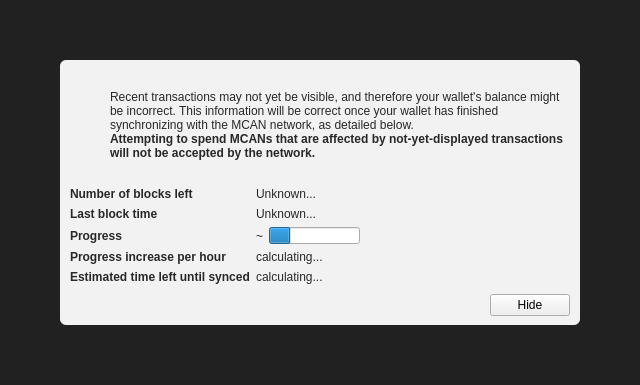
<?xml version="1.0" encoding="UTF-8"?>
<ui version="4.0">
 <class>ModalOverlay</class>
 <widget class="ModalOverlay" name="ModalOverlay">
  <property name="geometry">
   <rect>
    <x>0</x>
    <y>0</y>
    <width>640</width>
    <height>385</height>
   </rect>
  </property>
  <property name="windowTitle">
   <string>Form</string>
  </property>
  <layout class="QVBoxLayout" name="verticalLayout" stretch="0">
   <property name="sizeConstraint">
    <enum>QLayout::SetDefaultConstraint</enum>
   </property>
   <property name="leftMargin">
    <number>0</number>
   </property>
   <property name="topMargin">
    <number>0</number>
   </property>
   <property name="rightMargin">
    <number>0</number>
   </property>
   <property name="bottomMargin">
    <number>0</number>
   </property>
   <item>
    <widget class="QWidget" name="bgWidget" native="true">
     <property name="styleSheet">
      <string notr="true">#bgWidget { background: rgba(0,0,0,220); }</string>
     </property>
     <layout class="QVBoxLayout" name="verticalLayoutMain" stretch="1">
      <property name="leftMargin">
       <number>60</number>
      </property>
      <property name="topMargin">
       <number>60</number>
      </property>
      <property name="rightMargin">
       <number>60</number>
      </property>
      <property name="bottomMargin">
       <number>60</number>
      </property>
      <item>
       <widget class="QWidget" name="contentWidget" native="true">
        <property name="styleSheet">
         <string notr="true">#contentWidget { background: rgba(255,255,255,240); border-radius: 6px; }

QLabel { color: rgb(40,40,40);  }</string>
        </property>
        <layout class="QVBoxLayout" name="verticalLayoutSub" stretch="1,0,0,0">
         <property name="spacing">
          <number>0</number>
         </property>
         <property name="leftMargin">
          <number>10</number>
         </property>
         <property name="topMargin">
          <number>10</number>
         </property>
         <property name="rightMargin">
          <number>10</number>
         </property>
         <property name="bottomMargin">
          <number>10</number>
         </property>
         <item>
          <layout class="QHBoxLayout" name="horizontalLayoutIconText" stretch="0,1">
           <property name="topMargin">
            <number>20</number>
           </property>
           <item>
            <layout class="QVBoxLayout" name="verticalLayoutIcon">
             <property name="leftMargin">
              <number>0</number>
             </property>
             <item>
              <widget class="QPushButton" name="warningIcon">
               <property name="enabled">
                <bool>false</bool>
               </property>
               <property name="text">
                <string/>
               </property>
               <property name="icon">
                <iconset>
                 <normaloff>:/icons/warning</normaloff>
                 <disabledoff>:/icons/warning</disabledoff>:/icons/warning</iconset>
               </property>
               <property name="iconSize">
                <size>
                 <width>48</width>
                 <height>48</height>
                </size>
               </property>
               <property name="flat">
                <bool>true</bool>
               </property>
              </widget>
             </item>
             <item>
              <spacer name="verticalSpacerWarningIcon">
               <property name="orientation">
                <enum>Qt::Vertical</enum>
               </property>
               <property name="sizeHint" stdset="0">
                <size>
                 <width>20</width>
                 <height>40</height>
                </size>
               </property>
              </spacer>
             </item>
            </layout>
           </item>
           <item>
            <layout class="QVBoxLayout" name="verticalLayoutInfoText">
             <property name="leftMargin">
              <number>0</number>
             </property>
             <property name="topMargin">
              <number>0</number>
             </property>
             <item>
              <widget class="QLabel" name="infoText">
               <property name="text">
                <string>Recent transactions may not yet be visible, and therefore your wallet's balance might be incorrect. This information will be correct once your wallet has finished synchronizing with the MCAN network, as detailed below.</string>
               </property>
               <property name="textFormat">
                <enum>Qt::RichText</enum>
               </property>
               <property name="wordWrap">
                <bool>true</bool>
               </property>
              </widget>
             </item>
             <item>
              <widget class="QLabel" name="infoTextStrong">
               <property name="font">
                <font>
                 <weight>75</weight>
                 <bold>true</bold>
                </font>
               </property>
               <property name="text">
                <string>Attempting to spend MCANs that are affected by not-yet-displayed transactions will not be accepted by the network.</string>
               </property>
               <property name="textFormat">
                <enum>Qt::RichText</enum>
               </property>
               <property name="wordWrap">
                <bool>true</bool>
               </property>
              </widget>
             </item>
             <item>
              <spacer name="verticalSpacerInTextSpace">
               <property name="orientation">
                <enum>Qt::Vertical</enum>
               </property>
               <property name="sizeHint" stdset="0">
                <size>
                 <width>20</width>
                 <height>40</height>
                </size>
               </property>
              </spacer>
             </item>
            </layout>
           </item>
          </layout>
         </item>
         <item>
          <spacer name="verticalSpacerAfterText">
           <property name="orientation">
            <enum>Qt::Vertical</enum>
           </property>
           <property name="sizeHint" stdset="0">
            <size>
             <width>20</width>
             <height>40</height>
            </size>
           </property>
          </spacer>
         </item>
         <item>
          <layout class="QFormLayout" name="formLayout">
           <property name="fieldGrowthPolicy">
            <enum>QFormLayout::FieldsStayAtSizeHint</enum>
           </property>
           <property name="horizontalSpacing">
            <number>6</number>
           </property>
           <property name="verticalSpacing">
            <number>6</number>
           </property>
           <property name="topMargin">
            <number>10</number>
           </property>
           <item row="0" column="0">
            <widget class="QLabel" name="labelNumberOfBlocksLeft">
             <property name="font">
              <font>
               <weight>75</weight>
               <bold>true</bold>
              </font>
             </property>
             <property name="text">
              <string>Number of blocks left</string>
             </property>
            </widget>
           </item>
           <item row="0" column="1">
            <widget class="QLabel" name="numberOfBlocksLeft">
             <property name="text">
              <string>Unknown...</string>
             </property>
            </widget>
           </item>
           <item row="1" column="0">
            <widget class="QLabel" name="labelLastBlockTime">
             <property name="font">
              <font>
               <weight>75</weight>
               <bold>true</bold>
              </font>
             </property>
             <property name="text">
              <string>Last block time</string>
             </property>
            </widget>
           </item>
           <item row="1" column="1">
            <widget class="QLabel" name="newestBlockDate">
             <property name="sizePolicy">
              <sizepolicy hsizetype="Maximum" vsizetype="Preferred">
               <horstretch>0</horstretch>
               <verstretch>0</verstretch>
              </sizepolicy>
             </property>
             <property name="text">
              <string>Unknown...</string>
             </property>
            </widget>
           </item>
           <item row="2" column="0">
            <widget class="QLabel" name="labelSyncDone">
             <property name="font">
              <font>
               <weight>75</weight>
               <bold>true</bold>
              </font>
             </property>
             <property name="text">
              <string>Progress</string>
             </property>
            </widget>
           </item>
           <item row="2" column="1">
            <layout class="QHBoxLayout" name="horizontalLayoutSync" stretch="0,1">
             <item>
              <widget class="QLabel" name="percentageProgress">
               <property name="text">
                <string notr="true">~</string>
               </property>
              </widget>
             </item>
             <item>
              <widget class="QProgressBar" name="progressBar">
               <property name="value">
                <number>24</number>
               </property>
               <property name="format">
                <string/>
               </property>
              </widget>
             </item>
            </layout>
           </item>
           <item row="4" column="0">
            <widget class="QLabel" name="labelProgressIncrease">
             <property name="font">
              <font>
               <weight>75</weight>
               <bold>true</bold>
              </font>
             </property>
             <property name="text">
              <string>Progress increase per hour</string>
             </property>
            </widget>
           </item>
           <item row="4" column="1">
            <widget class="QLabel" name="progressIncreasePerH">
             <property name="text">
              <string>calculating...</string>
             </property>
            </widget>
           </item>
           <item row="5" column="0">
            <widget class="QLabel" name="labelEstimatedTimeLeft">
             <property name="font">
              <font>
               <weight>75</weight>
               <bold>true</bold>
              </font>
             </property>
             <property name="text">
              <string>Estimated time left until synced</string>
             </property>
            </widget>
           </item>
           <item row="5" column="1">
            <widget class="QLabel" name="expectedTimeLeft">
             <property name="text">
              <string>calculating...</string>
             </property>
            </widget>
           </item>
          </layout>
         </item>
         <item>
          <layout class="QHBoxLayout" name="horizontalLayoutButtons">
           <property name="leftMargin">
            <number>10</number>
           </property>
           <property name="topMargin">
            <number>10</number>
           </property>
           <item>
            <spacer name="horizontalSpacer">
             <property name="orientation">
              <enum>Qt::Horizontal</enum>
             </property>
             <property name="sizeHint" stdset="0">
              <size>
               <width>40</width>
               <height>20</height>
              </size>
             </property>
            </spacer>
           </item>
           <item>
            <widget class="QPushButton" name="closeButton">
             <property name="text">
              <string>Hide</string>
             </property>
            </widget>
           </item>
          </layout>
         </item>
        </layout>
       </widget>
      </item>
     </layout>
    </widget>
   </item>
  </layout>
 </widget>
 <customwidgets>
  <customwidget>
   <class>ModalOverlay</class>
   <extends>QWidget</extends>
   <header>modaloverlay.h</header>
   <container>1</container>
  </customwidget>
 </customwidgets>
 <resources/>
 <connections/>
</ui>
